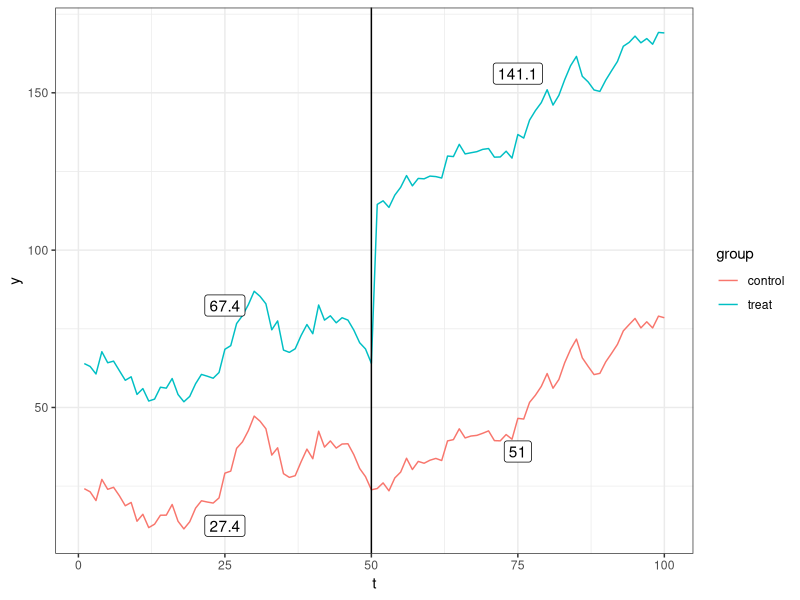
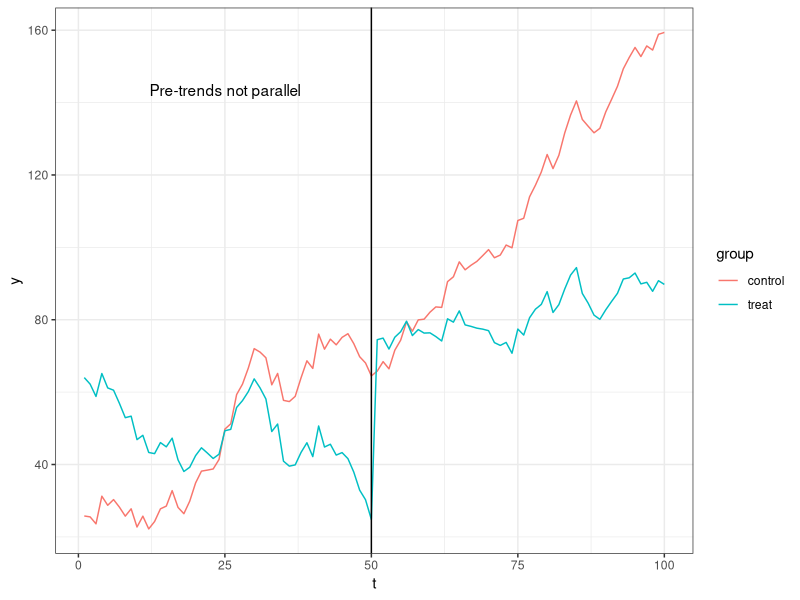

R code for these plots, in order:
#library(haven)
#df1 <-as.data.frame(matrix(nrow=15,ncol=3))
#df1$time <- c(1,2,3,4,5,6,7,8,9,10,11,12,13,14,15)
#time <- c(1,2,3,4,5,6,7,8,9,10,11,12,13,14,15)
#df1$NJ<- c(5, 5.2,	5.6,	5.5,	5.1,	5.1,	5.2,	5,	4.8,	4.9,	5.1,	5.1,	5,	4.8,	4.7)
#df1$Penn <- c(3,	3.2,	3.6,	3.5,	3.1,	3.3,	4.398919324,	5.026981169,	4.728113625,	5.296923809,	5.779081888,	5.411152243,	4.698507501,	5.335775358,	4.924001604)

#ggplot(df1, aes(x=time)) + 
#  geom_line(aes(y = NJ), color = "blue") + 
#  geom_line(aes(y = Penn), color="red") 


library(dplyr)
set.seed(12345)
T = 100 # no of periods
N = 40 # no of subjects

dat = expand.grid( t = 1:T,i = 1:N) 

# Simulate a common AR(1) time trend
time.trend = as.numeric(arima.sim(n=T,list(ar = c(0.4,0.5), ma=c(0.6,0.5))))*3+0.7*(1:T)

dat = mutate(dat,
             group = ifelse(i > N/2,"treat","control"),
             treat = 1L*(group == "treat"), 
             exp = 1L*(t > T/2),
             treat_exp = exp*treat,
             mu.t = time.trend[t],
             eps = rnorm(n()),
             y = mu.t + treat*40 + treat_exp*50 + eps
)
sample_n(dat, 5)

show.plot = function(dat,label="", show.means=TRUE) {
  library(ggplot2)
  gdat = dat %>%
    group_by(group, t,exp,treat) %>%
    summarize(y = mean(y))
  
  gg = ggplot(gdat, aes(y=y,x=t, color= group)) +
    geom_line() + 
    geom_vline(xintercept=T/2) +
    theme_bw() +
    annotate("text",x=T/4, y = 0.9*max(gdat$y), label=label)
  
  if (show.means) {
    y.pre.tr <<- mean(filter(gdat,treat==1, exp==0)$y) %>% round(1)
    y.exp.tr <<- mean(filter(gdat,treat==1, exp==1)$y) %>% round(1)
    y.pre.co <<- mean(filter(gdat,treat==0, exp==0)$y) %>% round(1)
    y.exp.co <<- mean(filter(gdat,treat==0, exp==1)$y) %>% round(1)
    gg = gg + 
      annotate("label", x=T/4, y=y.pre.tr+15,label=y.pre.tr) +
      annotate("label", x=T/4, y=y.pre.co-15,label=y.pre.co) +
      annotate("label", x=T*0.75, y=y.exp.tr+15,label=y.exp.tr) +
      annotate("label", x=T*0.75, y=y.exp.co-15,label=y.exp.co)
  }
  gg
}  
show.plot(dat)
dat = dat %>% mutate(
  x = ifelse(treat,-t, t)+runif(n())*2,
  y = mu.t + treat*40 + treat_exp*50 + 0.8*x + eps
)
show.plot(dat, show.means=FALSE, label="Pre-trends not parallel")